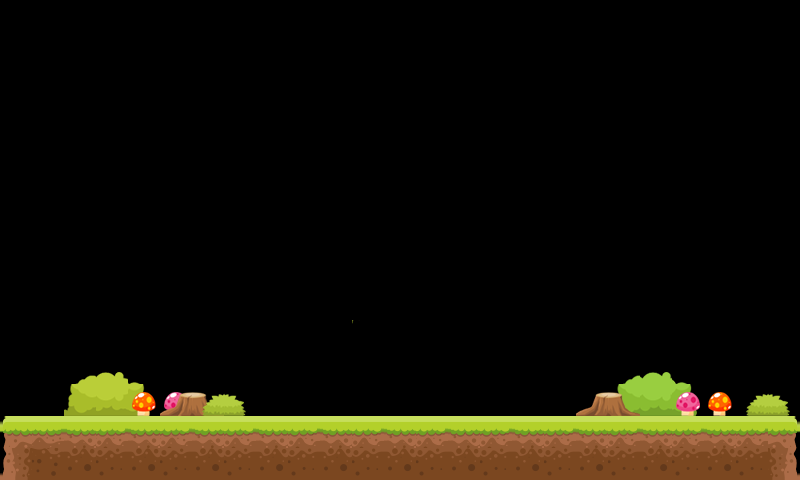

This is a level from a 2D game, rendered from its Tiled map with the project's own tilesets. A one-line summary and the map file follow, with tile-layer data summarised:
An orthogonal 25x15 tile map with 32x32 px tiles, 3 tile layers (Слой тайлов 1, Слой тайлов 2, Слой тайлов 3) and 16 objects (LEFTWALL, SKYWALL, RIGHTWALL).

<map version="1.0" orientation="orthogonal" renderorder="right-down" width="25" height="15" tilewidth="32" tileheight="32" nextobjectid="483">
 <tileset firstgid="1" name="tile2" tilewidth="32" tileheight="32" spacing="4" margin="4" tilecount="196" columns="14">
  <image source="tmx/tile2.png" width="512" height="512" />
 </tileset>
 <layer name="Слой тайлов 1" width="25" height="15">
  <data>[375 cells, 200 non-empty, 44 distinct tile ids]</data>
 </layer>
 <objectgroup name="object" width="25" height="15">
  <object id="24" x="0" y="416" width="798" height="64" />
  <object id="17" name="LEFTWALL" x="1" y="1" width="5" height="480" />
  <object id="18" name="SKYWALL" x="3" y="0" width="800" height="5" />
  <object id="19" name="RIGHTWALL" x="795" y="3" width="5" height="480" />
 </objectgroup>
 <layer name="Слой тайлов 2" width="25" height="15">
  <data>[375 cells, 6 non-empty, 4 distinct tile ids]</data>
 </layer>
 <layer name="Слой тайлов 3" width="25" height="15">
  <data>[375 cells, 4 non-empty, 2 distinct tile ids]</data>
 </layer>
 <objectgroup name="rectangleStatic" width="25" height="15">
  <object id="466" x="320" y="384" width="128" height="32" />
 </objectgroup>
 <objectgroup name="rectangleVerticalDensitySmall" width="25" height="15">
  <object id="472" x="320" y="320" width="32" height="64" />
  <object id="473" x="416" y="320" width="32" height="64" />
  <object id="479" x="320" y="128" width="32" height="64" />
  <object id="480" x="416" y="128" width="32" height="64" />
 </objectgroup>
 <objectgroup name="rectangle1" width="25" height="15">
  <object id="474" x="320" y="288" width="128" height="32" />
  <object id="476" x="320" y="224" width="128" height="32" />
  <object id="477" x="256" y="192" width="128" height="32" />
  <object id="478" x="384" y="192" width="128" height="32" />
  <object id="481" x="320" y="96" width="128" height="32" />
 </objectgroup>
 <objectgroup name="boxSmallDensity" width="25" height="15">
  <object id="475" x="368" y="256" width="32" height="32" />
 </objectgroup>
 <objectgroup name="apple2" width="25" height="15">
  <object id="482" x="368" y="64" width="32" height="32" />
 </objectgroup>
</map>
